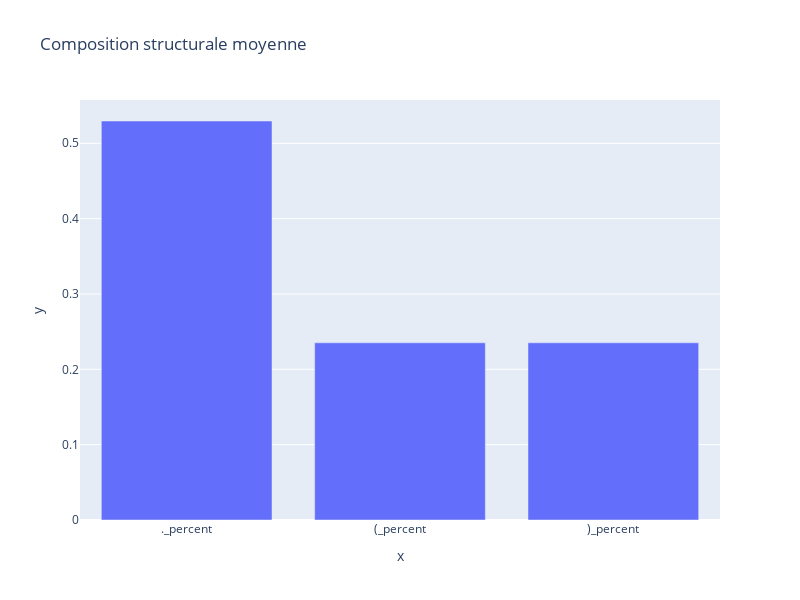

This figure's notebook cell:
### Code cell
fig = px.bar(
    df,
    x= names, 
    y= values,
    orientation='v', 
    title='Composition structurale moyenne',
    height=600, 
    width=800
)
fig.show()

### Figure 1 — Plotly figure (JSON) as saved in the notebook; plotly's stock layout.template omitted (floating-point values rounded to 4 significant figures)
{"data": [{"alignmentgroup": "True", "hovertemplate": "x=%{x}<br>y=%{y}<extra></extra>", "legendgroup": "", "marker": {"color": "#636efa"}, "name": "", "offsetgroup": "", "orientation": "v", "showlegend": false, "textposition": "auto", "type": "bar", "x": ["._percent", "(_percent", ")_percent"], "xaxis": "x", "y": [0.5296, 0.2352, 0.2352], "yaxis": "y"}], "layout": {"barmode": "relative", "height": 600, "legend": {"tracegroupgap": 0}, "title": {"text": "Composition structurale moyenne"}, "width": 800, "xaxis": {"anchor": "y", "domain": [0, 1], "title": {"text": "x"}}, "yaxis": {"anchor": "x", "domain": [0, 1], "title": {"text": "y"}}}}
